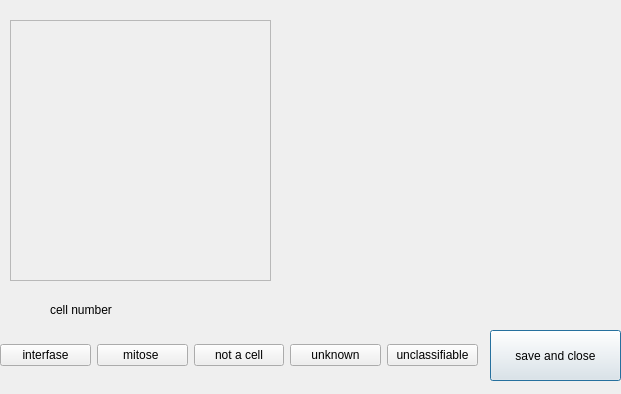
<?xml version="1.0" encoding="UTF-8"?>
<ui version="4.0">
 <class>manualclassifier</class>
 <widget class="QDialog" name="manualclassifier">
  <property name="geometry">
   <rect>
    <x>0</x>
    <y>0</y>
    <width>621</width>
    <height>394</height>
   </rect>
  </property>
  <property name="windowTitle">
   <string>Manual classifier</string>
  </property>
  <property name="windowIcon">
   <iconset>
    <normaloff>mitoticindex.png</normaloff>mitoticindex.png</iconset>
  </property>
  <widget class="QWidget" name="horizontalLayoutWidget">
   <property name="geometry">
    <rect>
     <x>0</x>
     <y>330</y>
     <width>478</width>
     <height>51</height>
    </rect>
   </property>
   <layout class="QHBoxLayout" name="horizontalLayout">
    <item>
     <widget class="QPushButton" name="interfasebutton">
      <property name="enabled">
       <bool>true</bool>
      </property>
      <property name="text">
       <string>interfase</string>
      </property>
     </widget>
    </item>
    <item>
     <widget class="QPushButton" name="mitosebutton">
      <property name="text">
       <string>mitose </string>
      </property>
      <property name="autoDefault">
       <bool>true</bool>
      </property>
      <property name="default">
       <bool>false</bool>
      </property>
      <property name="flat">
       <bool>false</bool>
      </property>
     </widget>
    </item>
    <item>
     <widget class="QPushButton" name="notcell">
      <property name="text">
       <string>not a cell</string>
      </property>
     </widget>
    </item>
    <item>
     <widget class="QPushButton" name="unknownButton">
      <property name="text">
       <string>unknown</string>
      </property>
     </widget>
    </item>
    <item>
     <widget class="QPushButton" name="unclassifiableButton">
      <property name="text">
       <string>unclassifiable</string>
      </property>
     </widget>
    </item>
   </layout>
  </widget>
  <widget class="QPushButton" name="saveclose">
   <property name="geometry">
    <rect>
     <x>490</x>
     <y>330</y>
     <width>131</width>
     <height>51</height>
    </rect>
   </property>
   <property name="autoFillBackground">
    <bool>false</bool>
   </property>
   <property name="text">
    <string>save and close</string>
   </property>
   <property name="checkable">
    <bool>false</bool>
   </property>
   <property name="autoDefault">
    <bool>false</bool>
   </property>
   <property name="default">
    <bool>true</bool>
   </property>
  </widget>
  <widget class="QLabel" name="cellimg">
   <property name="geometry">
    <rect>
     <x>10</x>
     <y>20</y>
     <width>261</width>
     <height>261</height>
    </rect>
   </property>
   <property name="frameShape">
    <enum>QFrame::StyledPanel</enum>
   </property>
   <property name="text">
    <string/>
   </property>
  </widget>
  <widget class="QLabel" name="numcell">
   <property name="geometry">
    <rect>
     <x>50</x>
     <y>300</y>
     <width>111</width>
     <height>20</height>
    </rect>
   </property>
   <property name="text">
    <string>cell number</string>
   </property>
  </widget>
  <widget class="QLabel" name="basecells">
   <property name="geometry">
    <rect>
     <x>290</x>
     <y>20</y>
     <width>321</width>
     <height>261</height>
    </rect>
   </property>
   <property name="frameShape">
    <enum>QFrame::NoFrame</enum>
   </property>
   <property name="text">
    <string/>
   </property>
  </widget>
 </widget>
 <resources/>
 <connections/>
</ui>
